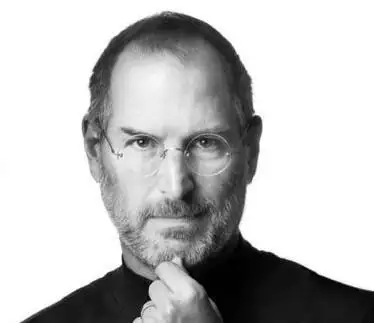
#> input picture 计算机视觉/hw1-SIFT/SIFT/images/qbs.jpg, 374 x 323 px
$ python main.py
#> lines starting #> are read from the running program, lines starting #| are printed output that depends on the picture; after the words box and inside, x2 and y2 are one past the last pixel; in counts of white or black regions, pixels touching at a corner belong together
"""
Author: Chen Ruoyu
"""

import cv2
import numpy as np
import math

def compute_linear_sigma(init_sigma, scale_num, k):
    """
    计算相邻模糊图像之间的参数
    之前的层参数是基于原始图像
    """
    sigma_list = [init_sigma]
    for i in range(1, scale_num + 3):
        sigma = math.sqrt((sigma_list[0] * k**i)**2 - (sigma_list[0] * k**(i-1))**2)
        sigma_list.append(sigma)
    return sigma_list

def GaussianLayer(blur_image, init_sigma, scale_num):
    """
    高斯金字塔层
    Input:
        image: 第一层已经经过模糊处理的图像
        init_sigma: 第一层模糊图像的尺度参数，一般为current_octave_num * sigma_0
    """
    # 该层的模糊图像
    octave = []
    octave.append(blur_image)

    k = 2 ** ( 1 / scale_num )
    sigma_list = compute_linear_sigma(init_sigma, scale_num, k)

    # scale_num+3，没有问题，scale_num是用于检测极值点的图像，差分图像减了2，差分图与金字塔层的图数目差1，故总共差3
    for i in range(1,scale_num+3):  # sigma_list[0] 为初始化的，不需要用。
        blur_image = cv2.GaussianBlur(blur_image, ksize=(0,0), sigmaX=sigma_list[i], sigmaY=sigma_list[i])
        octave.append(blur_image)

    return octave

def DifferenceLayer(octave):
    """
    差分层，计算一层金字塔层的差分层
    """
    difference = []

    for i in range(len(octave)-1):
        # 这里需要转换格式，不然负值，CV2会归0的
        # difference.append(octave[i+1].astype(int)-octave[i].astype(int))
        difference.append(cv2.subtract(octave[i+1],octave[i]))

    return difference

def DoG(image, sigma=1.6, scale_num=3):
    """
    Input:
        image: 输入图像为灰度图或者BGR图像均可，格式建议为CV2的格式
        sigma: 尺度参数，建议1.6，实际相机参数有0.5的修正，针对相机图像可以为1.52
        scale_num: 高斯金字塔每层的尺度数

    Output:
        DoG_space: 列表，长度为 (octave_num - 1)
    """
    if len(image) == 3:
        image = cv2.cvtColor(image, cv2.COLOR_BGR2GRAY) # 转化为灰度图

    # 高斯模糊函数
    blur_image = cv2.GaussianBlur(image, ksize=(0,0), sigmaX=sigma, sigmaY=sigma)

    # 计算金字塔层的参数，论文有给
    Octave_num = int(round(math.log2(min(image.shape)) - 2))

    # Differnece of Gaussian空间
    DoG_space = []
    # Gaussian Blur Image
    Gaussian_octave = []

    for Octave_index in range(1, Octave_num+1):
        # 每一层初始的sigma数值与层数正比
        init_sigma = Octave_index * sigma
        # 金字塔层的高斯模糊图像，List[scale_num+3]
        octave = GaussianLayer(blur_image, init_sigma, scale_num)
        Gaussian_octave.append(octave)
        # 高斯差分层的差分图像，List[scale_num]
        difference = DifferenceLayer(octave)
        # 选择金字塔层倒数第三张图像并下采样作为下一层的初始图像
        # blur_image = cv2.resize(octave[-3], (0, 0), fx=0.5, fy=0.5, interpolation=cv2.INTER_NEAREST)
        blur_image = cv2.resize(octave[-3], (int(octave[-3].shape[1] / 2), int(octave[-3].shape[0] / 2)), interpolation=cv2.INTER_NEAREST)

        DoG_space.append(difference)

    return DoG_space, Gaussian_octave

def ExtremePointDetection(difference_images, scale_num=3, contrast_threshold=0.04, image_border_width=5, offset=0.5, epoch=5, eigenvalue_ratio=10):
    """
    计算每一层的极值点
    每层实际检测的尺寸为[M-5,N-5]
    极值点所在面为除了两端面外
    """
    difference_images = np.array(difference_images) # s+2,w,h

    # 对比度阈值
    threshold = np.floor(0.5 * contrast_threshold / scale_num * 255)  # from OpenCV implementation

    extrame_points = []
    # 循环扫描：
    for layer in range(1,difference_images.shape[0]-1):
        for row in range(image_border_width, difference_images.shape[1]-image_border_width):
            for col in range(image_border_width, difference_images.shape[2]-image_border_width):
                sub_space = difference_images[layer-1:layer+2, row-1:row+2, col-1:col+2]
                if difference_images[layer, row, col] > threshold:  # 去除低对比度的
                    # 是否为极值点
                    if ExtremumPixel(sub_space):   # 最大值
                        location = AccurateLocation(difference_images, layer, row, col, scale_num, contrast_threshold, image_border_width, offset=offset, epoch=epoch, eigenvalue_ratio=eigenvalue_ratio)
                        if location is not None and [location[0], location[1], location[2]] not in extrame_points:
                            extrame_points.append([location[0], location[1], location[2]])

    return extrame_points

def ExtremumPixel(sub_space):
    """
    判断是否是极值点
    """
    if sub_space[1, 1, 1] == sub_space.max():   # 最大值
        return True
    elif sub_space[1, 1, 1] == sub_space.min(): # 最小值
        return True
    else:
        return False

def AccurateLocation(difference_images, layer, row, col, scale_num=3, contrast_threshold=0.04, image_border_width=5, offset=0.5, epoch=5, eigenvalue_ratio=10):
    """
    精确定位关键点位置，此时需要拟合函数
    """
    # 循环执行：计算精细偏移量；偏移量大于一定数值改变位置；改变关键点初始位置
    for i in range(epoch):
        sub_space = difference_images[layer-1:layer+2, row-1:row+2, col-1:col+2]
        gradient = FirstOrderDerivative(sub_space/255.)
        hessian  = Hessian(sub_space/255.)
        # 拟合，即负的海森矩阵的逆×一阶导
        extremum_update = -np.linalg.lstsq(hessian, gradient, rcond=None)[0]
        if (abs(extremum_update)<offset).sum() == 3:   # 如果3方面偏移均小于0.5，则不再更新。
            break
        # 改变关键点初始位置
        col += int(round(extremum_update[0]))   # 没写错，这是一阶导顺序问题
        row += int(round(extremum_update[1]))
        layer += int(round(extremum_update[2]))
        if col < image_border_width or col > difference_images.shape[2] - image_border_width or row < image_border_width or row > difference_images.shape[1] - image_border_width or layer < 1 or layer > difference_images.shape[0]-2:
            # 超界了，不要
            return None
    if i == epoch-1:
        # 没有精准定位
        return None
    # 接下来去除边缘上的点，消除边缘响应
    # if difference_images[layer, row, col] > threshold:
    functionValueAtUpdatedExtremum = sub_space[1, 1, 1] + 0.5 * np.dot(gradient, extremum_update)
    if abs(functionValueAtUpdatedExtremum) * scale_num >= contrast_threshold:
        xy_hessian = hessian[:2, :2]
        xy_hessian_trace = np.trace(xy_hessian)
        xy_hessian_det = np.linalg.det(xy_hessian)
        if xy_hessian_det > 0 and eigenvalue_ratio * (xy_hessian_trace ** 2) < ((eigenvalue_ratio + 1) ** 2) * xy_hessian_det:
            return (layer, row, col)

    # 如果不满足，说明对比度不足或者关键点不稳定，无
    return None

def FirstOrderDerivative(sub_space):
    """
    计算一阶导数
    """
    return np.array([
        0.5 * (sub_space[1,1,2] - sub_space[1,1,0]),
        0.5 * (sub_space[1,2,1] - sub_space[1,0,1]),
        0.5 * (sub_space[2,1,1] - sub_space[0,1,1])
    ])

def Hessian(sub_space):
    """
    计算二阶导数，即海森矩阵
    """
    center_pixel_value = sub_space[1, 1, 1]
    dxx = sub_space[1, 1, 2] - 2 * center_pixel_value + sub_space[1, 1, 0]
    dyy = sub_space[1, 2, 1] - 2 * center_pixel_value + sub_space[1, 0, 1]
    dss = sub_space[2, 1, 1] - 2 * center_pixel_value + sub_space[0, 1, 1]
    dxy = 0.25 * (sub_space[1, 2, 2] - sub_space[1, 2, 0] - sub_space[1, 0, 2] + sub_space[1, 0, 0])
    dxs = 0.25 * (sub_space[2, 1, 2] - sub_space[2, 1, 0] - sub_space[0, 1, 2] + sub_space[0, 1, 0])
    dys = 0.25 * (sub_space[2, 2, 1] - sub_space[2, 0, 1] - sub_space[0, 2, 1] + sub_space[0, 0, 1])
    return np.array([[dxx, dxy, dxs],
                  [dxy, dyy, dys],
                  [dxs, dys, dss]])

def main():
    # 读取图像
    # image = cv2.imread("images/Lena.png")
    # image = cv2.resize(image,(224,224))
    image = cv2.imread("images/qbs.jpg")
#> image is the input picture: shape (323, 374, 3); mean B, G, R 190.6, 190.6, 190.6
    # image = cv2.imread("images/dante-002.jpg")
    # image = cv2.imread("images/Lena.jpg")

    # 转灰度图
    grey = cv2.cvtColor(image, cv2.COLOR_BGR2GRAY) # 转化为灰度图
    # 差分金字塔与DoG空间
    DoG_space, Gaussian_octave = DoG(grey)
#> in DoG, `blur_image = cv2.GaussianBlur(image, ksize=(0,0), sigmaX=sigma, sigmaY..`:
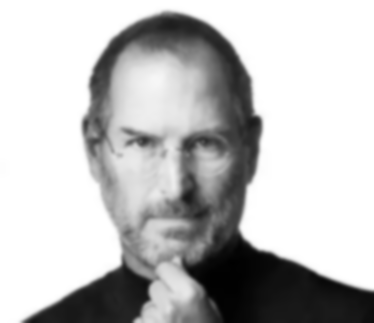
#> blur_image: shape (323, 374); min 0, max 255, mean 190.6
#> the loop in DoG, `for Octave_index in range(1, Octave_num+1):` made 6 passes
#> pass 1, in DoG, `blur_image = cv2.resize(octave[-3], (int(octave[-3].shape[1] / 2), int..`:
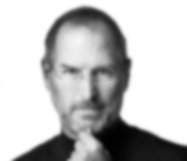
#> blur_image: shape (161, 187); min 1, max 255, mean 191.3
#> pass 2, in DoG, `blur_image = cv2.resize(octave[-3], (int(octave[-3].shape[1] / 2), int..`:
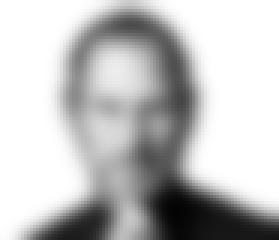
#> blur_image: shape (80, 93) (shown 3 times larger); min 3, max 255, mean 192.5
#> pass 3, in DoG, `blur_image = cv2.resize(octave[-3], (int(octave[-3].shape[1] / 2), int..`:
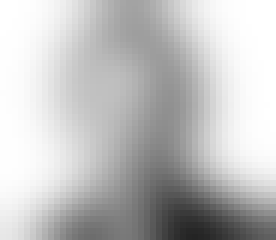
#> blur_image: shape (40, 46) (shown 6 times larger); min 36, max 255, mean 193
#> after the loop in DoG, `for Octave_index in range(1, Octave_num+1):`: DoG_space = 6 items
#> DoG_space = 6 items; Gaussian_octave = 6 items

    image_ = image.copy()
    for lr in range(int(round(math.log2(min(grey.shape)) - 2))):
        extrame_points = ExtremePointDetection(difference_images = DoG_space[lr], scale_num=3, contrast_threshold=0.1, image_border_width=10, offset=0.5, epoch=10, eigenvalue_ratio=10)

        # 可视化Octave2的极值点：
        for layer, row, col in extrame_points:
            cv2.circle(image_, center=(col * 2**lr, row*2**lr), radius=2, color=[0,255,0], thickness=-1)
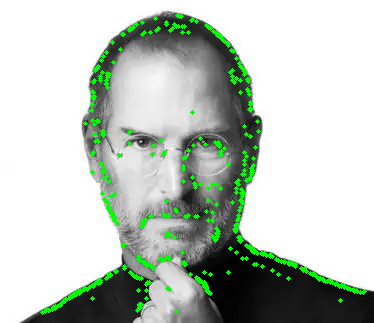
#> image_: shape (323, 374, 3); 3.82% of pixels changed, all inside (x1, y1, x2, y2) = (40, 13, 367, 315)

    cv2.imwrite("result.jpg",image_)

main()
